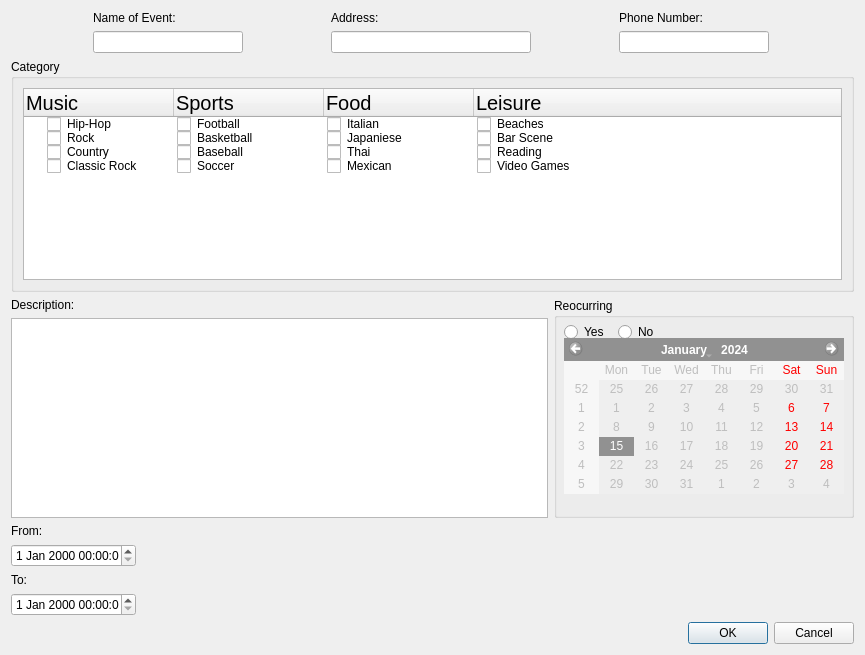
<?xml version="1.0" encoding="UTF-8"?>
<ui version="4.0">
 <class>eventPopUp</class>
 <widget class="QDialog" name="eventPopUp">
  <property name="geometry">
   <rect>
    <x>0</x>
    <y>0</y>
    <width>865</width>
    <height>655</height>
   </rect>
  </property>
  <property name="windowTitle">
   <string>Create Event</string>
  </property>
  <layout class="QVBoxLayout" name="verticalLayout_10">
   <item>
    <layout class="QHBoxLayout" name="horizontalLayout_3">
     <item>
      <layout class="QVBoxLayout" name="verticalLayout">
       <item>
        <widget class="QLabel" name="eventName">
         <property name="maximumSize">
          <size>
           <width>150</width>
           <height>16777215</height>
          </size>
         </property>
         <property name="text">
          <string>Name of Event:</string>
         </property>
        </widget>
       </item>
       <item>
        <widget class="QLineEdit" name="eventNameEd">
         <property name="maximumSize">
          <size>
           <width>150</width>
           <height>16777215</height>
          </size>
         </property>
        </widget>
       </item>
      </layout>
     </item>
     <item>
      <layout class="QVBoxLayout" name="verticalLayout_8">
       <item>
        <widget class="QLabel" name="eventAddress">
         <property name="maximumSize">
          <size>
           <width>150</width>
           <height>16777215</height>
          </size>
         </property>
         <property name="text">
          <string>Address:</string>
         </property>
        </widget>
       </item>
       <item>
        <widget class="QLineEdit" name="eventAddressEd">
         <property name="maximumSize">
          <size>
           <width>200</width>
           <height>16777215</height>
          </size>
         </property>
        </widget>
       </item>
      </layout>
     </item>
     <item>
      <layout class="QVBoxLayout" name="verticalLayout_9">
       <item>
        <widget class="QLabel" name="eventPhone">
         <property name="maximumSize">
          <size>
           <width>150</width>
           <height>16777215</height>
          </size>
         </property>
         <property name="text">
          <string>Phone Number:</string>
         </property>
        </widget>
       </item>
       <item>
        <widget class="QLineEdit" name="eventPhoneEd">
         <property name="maximumSize">
          <size>
           <width>150</width>
           <height>16777215</height>
          </size>
         </property>
        </widget>
       </item>
      </layout>
     </item>
    </layout>
   </item>
   <item>
    <layout class="QVBoxLayout" name="verticalLayout_7" stretch="0,0">
     <item>
      <widget class="QGroupBox" name="groupBox">
       <property name="title">
        <string>Category</string>
       </property>
       <layout class="QVBoxLayout" name="verticalLayout_5">
        <item>
         <widget class="QTreeWidget" name="category">
          <property name="lineWidth">
           <number>1</number>
          </property>
          <property name="autoExpandDelay">
           <number>-1</number>
          </property>
          <property name="itemsExpandable">
           <bool>true</bool>
          </property>
          <property name="wordWrap">
           <bool>false</bool>
          </property>
          <attribute name="headerDefaultSectionSize">
           <number>150</number>
          </attribute>
          <column>
           <property name="text">
            <string>Music</string>
           </property>
           <property name="font">
            <font>
             <pointsize>15</pointsize>
            </font>
           </property>
          </column>
          <column>
           <property name="text">
            <string>Sports</string>
           </property>
           <property name="font">
            <font>
             <pointsize>15</pointsize>
            </font>
           </property>
          </column>
          <column>
           <property name="text">
            <string>Food</string>
           </property>
           <property name="font">
            <font>
             <pointsize>15</pointsize>
            </font>
           </property>
          </column>
          <column>
           <property name="text">
            <string>Leisure</string>
           </property>
           <property name="font">
            <font>
             <pointsize>15</pointsize>
            </font>
           </property>
          </column>
          <item>
           <property name="text">
            <string>Hip-Hop</string>
           </property>
           <property name="checkState">
            <enum>Unchecked</enum>
           </property>
           <property name="text">
            <string>Football</string>
           </property>
           <property name="checkState">
            <enum>Unchecked</enum>
           </property>
           <property name="text">
            <string>Italian</string>
           </property>
           <property name="checkState">
            <enum>Unchecked</enum>
           </property>
           <property name="text">
            <string>Beaches</string>
           </property>
           <property name="checkState">
            <enum>Unchecked</enum>
           </property>
          </item>
          <item>
           <property name="text">
            <string>Rock</string>
           </property>
           <property name="checkState">
            <enum>Unchecked</enum>
           </property>
           <property name="text">
            <string>Basketball</string>
           </property>
           <property name="checkState">
            <enum>Unchecked</enum>
           </property>
           <property name="text">
            <string>Japaniese</string>
           </property>
           <property name="checkState">
            <enum>Unchecked</enum>
           </property>
           <property name="text">
            <string>Bar Scene</string>
           </property>
           <property name="checkState">
            <enum>Unchecked</enum>
           </property>
          </item>
          <item>
           <property name="text">
            <string>Country</string>
           </property>
           <property name="checkState">
            <enum>Unchecked</enum>
           </property>
           <property name="text">
            <string>Baseball</string>
           </property>
           <property name="checkState">
            <enum>Unchecked</enum>
           </property>
           <property name="text">
            <string>Thai</string>
           </property>
           <property name="checkState">
            <enum>Unchecked</enum>
           </property>
           <property name="text">
            <string>Reading</string>
           </property>
           <property name="checkState">
            <enum>Unchecked</enum>
           </property>
          </item>
          <item>
           <property name="text">
            <string>Classic Rock</string>
           </property>
           <property name="checkState">
            <enum>Unchecked</enum>
           </property>
           <property name="text">
            <string>Soccer</string>
           </property>
           <property name="checkState">
            <enum>Unchecked</enum>
           </property>
           <property name="text">
            <string>Mexican</string>
           </property>
           <property name="checkState">
            <enum>Unchecked</enum>
           </property>
           <property name="text">
            <string>Video Games</string>
           </property>
           <property name="checkState">
            <enum>Unchecked</enum>
           </property>
          </item>
         </widget>
        </item>
       </layout>
      </widget>
     </item>
     <item>
      <layout class="QHBoxLayout" name="horizontalLayout_2">
       <item>
        <layout class="QVBoxLayout" name="verticalLayout_2">
         <item>
          <widget class="QLabel" name="label">
           <property name="text">
            <string>Description:</string>
           </property>
          </widget>
         </item>
         <item>
          <widget class="QTextEdit" name="descriptionText"/>
         </item>
        </layout>
       </item>
       <item>
        <widget class="QGroupBox" name="groupBox_2">
         <property name="minimumSize">
          <size>
           <width>300</width>
           <height>0</height>
          </size>
         </property>
         <property name="title">
          <string>Reocurring</string>
         </property>
         <widget class="QWidget" name="layoutWidget">
          <property name="geometry">
           <rect>
            <x>10</x>
            <y>20</y>
            <width>102</width>
            <height>28</height>
           </rect>
          </property>
          <layout class="QHBoxLayout" name="horizontalLayout">
           <item>
            <widget class="QRadioButton" name="yes">
             <property name="text">
              <string>Yes</string>
             </property>
            </widget>
           </item>
           <item>
            <widget class="QRadioButton" name="no">
             <property name="text">
              <string>No</string>
             </property>
            </widget>
           </item>
          </layout>
         </widget>
         <widget class="QCalendarWidget" name="recurringDate">
          <property name="enabled">
           <bool>false</bool>
          </property>
          <property name="geometry">
           <rect>
            <x>10</x>
            <y>40</y>
            <width>280</width>
            <height>156</height>
           </rect>
          </property>
         </widget>
        </widget>
       </item>
      </layout>
     </item>
    </layout>
   </item>
   <item>
    <layout class="QVBoxLayout" name="verticalLayout_6">
     <item>
      <layout class="QVBoxLayout" name="verticalLayout_3">
       <item>
        <widget class="QLabel" name="label_2">
         <property name="text">
          <string>From:</string>
         </property>
        </widget>
       </item>
       <item>
        <widget class="QDateTimeEdit" name="fromDate">
         <property name="maximumSize">
          <size>
           <width>125</width>
           <height>16777215</height>
          </size>
         </property>
        </widget>
       </item>
      </layout>
     </item>
     <item>
      <layout class="QVBoxLayout" name="verticalLayout_4">
       <item>
        <widget class="QLabel" name="label_3">
         <property name="enabled">
          <bool>true</bool>
         </property>
         <property name="text">
          <string>To:</string>
         </property>
        </widget>
       </item>
       <item>
        <widget class="QDateTimeEdit" name="toDate">
         <property name="maximumSize">
          <size>
           <width>125</width>
           <height>16777215</height>
          </size>
         </property>
        </widget>
       </item>
      </layout>
     </item>
    </layout>
   </item>
   <item>
    <widget class="QDialogButtonBox" name="buttonBox">
     <property name="orientation">
      <enum>Qt::Horizontal</enum>
     </property>
     <property name="standardButtons">
      <set>QDialogButtonBox::Cancel|QDialogButtonBox::Ok</set>
     </property>
    </widget>
   </item>
  </layout>
 </widget>
 <resources/>
 <connections>
  <connection>
   <sender>buttonBox</sender>
   <signal>accepted()</signal>
   <receiver>eventPopUp</receiver>
   <slot>accept()</slot>
   <hints>
    <hint type="sourcelabel">
     <x>248</x>
     <y>254</y>
    </hint>
    <hint type="destinationlabel">
     <x>157</x>
     <y>274</y>
    </hint>
   </hints>
  </connection>
  <connection>
   <sender>buttonBox</sender>
   <signal>rejected()</signal>
   <receiver>eventPopUp</receiver>
   <slot>reject()</slot>
   <hints>
    <hint type="sourcelabel">
     <x>316</x>
     <y>260</y>
    </hint>
    <hint type="destinationlabel">
     <x>286</x>
     <y>274</y>
    </hint>
   </hints>
  </connection>
 </connections>
</ui>
